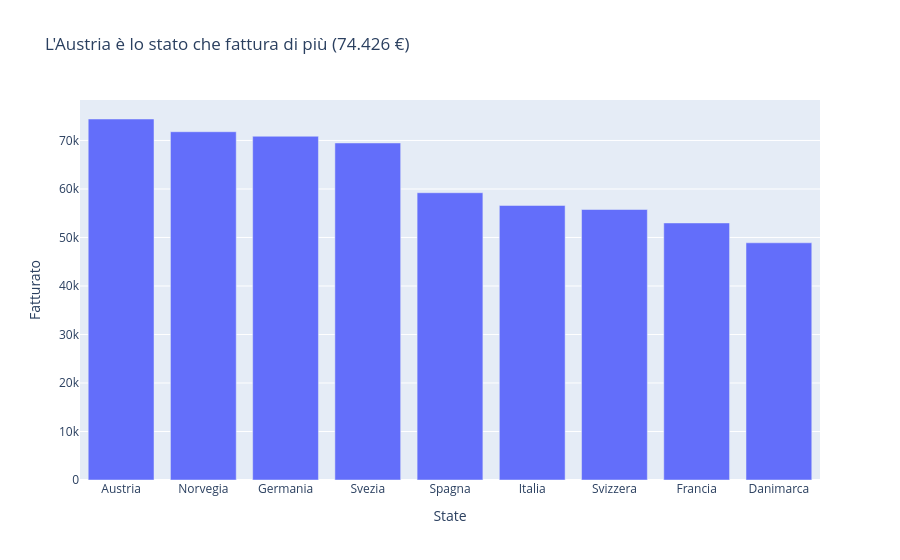

Write notebook code for a chart like this one.
### Markdown cell above
**Risposta 4.2**:
- **Boxplot**: le vendite di **Outdoor** sono le più alte (mediana 316 €) e quelle dei Giochi da tavolo le più basse (mediana 90 €). Nelle Outdoor ci sono anche alcune vendite molto alte (i punti sopra i baffi).
- **Heatmap**: la variabile più legata al churn è **`GiorniUltimoOrdine`** (correlazione 0,43, positiva: più giorni passano dall'ultimo ordine, più è probabile il churn). `Ordini12m` è legata al churn in negativo (-0,35) e molto a `GiorniUltimoOrdine` (-0,78). `ScontoMedio` e `Reclami` non c'entrano quasi niente con il churn.

### Task 4.3 · Plotly (opzionale): fatturato per stato
**Domanda di business**: quali stati portano più fatturato? Nel tooltip (passando il mouse) voglio vedere quantità totale e numero di transazioni.

### Code cell
per_stato = df.groupby("State").agg(
    Fatturato=("SalesAmount", "sum"),
    Quantita=("Quantity", "sum"),
    Transazioni=("SalesID", "count"),
)
per_stato = per_stato.sort_values("Fatturato", ascending=False).reset_index()

fig = px.bar(per_stato, x="State", y="Fatturato",
             hover_data=["Quantita", "Transazioni"],
             title="L'Austria è lo stato che fattura di più (74.426 €)")
fig.show()

per_stato

### Figure 1 — Plotly figure (JSON) as saved in the notebook; plotly's stock layout.template omitted (floating-point values rounded to 4 significant figures)
{"data": [{"customdata": [[1335.0, 278.0], [1240.0, 244.0], [1145.0, 232.0], [1144.0, 230.0], [1068.0, 214.0], [908.0, 184.0], [933.0, 188.0], [877.0, 171.0], [791.0, 159.0]], "hovertemplate": "State=%{x}<br>Fatturato=%{y}<br>Quantita=%{customdata[0]}<br>Transazioni=%{customdata[1]}<extra></extra>", "legendgroup": "", "marker": {"color": "#636efa", "pattern": {"shape": ""}}, "name": "", "orientation": "v", "showlegend": false, "textposition": "auto", "type": "bar", "x": ["Austria", "Norvegia", "Germania", "Svezia", "Spagna", "Italia", "Svizzera", "Francia", "Danimarca"], "xaxis": "x", "y": [74430.0, 71800.0, 70870.0, 69480.0, 59230.0, 56600.0, 55770.0, 52990.0, 48900.0], "yaxis": "y"}], "layout": {"barmode": "relative", "legend": {"tracegroupgap": 0}, "title": {"text": "L'Austria è lo stato che fattura di più (74.426 €)"}, "xaxis": {"anchor": "y", "domain": [0.0, 1.0], "title": {"text": "State"}}, "yaxis": {"anchor": "x", "domain": [0.0, 1.0], "title": {"text": "Fatturato"}}}}
